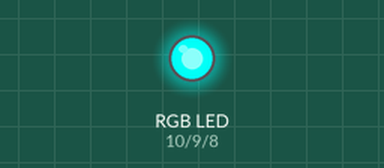
Simulated run of this sketch. Board: Arduino Uno, built with avr-gcc and run on an emulated ATmega328P. Parts: an RGB LED mixed from three pins (HIGH = lit).

Above: at 0.05 s.
At 0.5 s:
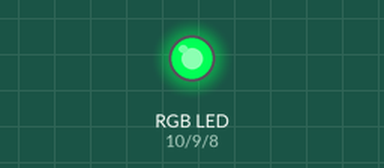
At 1.0 s:
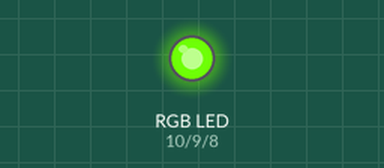
At 1.95 s:
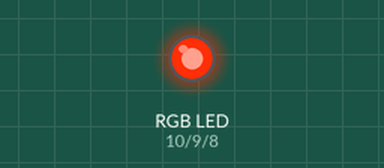
At 2.9 s:
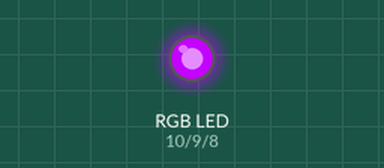
At 3.9 s:
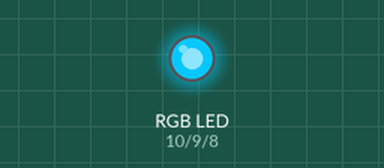
Timing chart, 0 to 5.3 s (numbered marks = the images above):
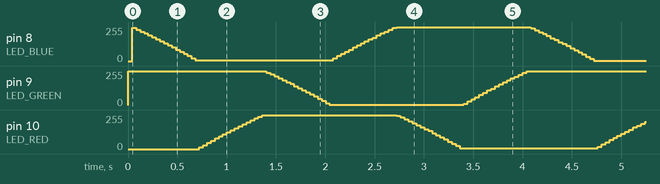

The sketch:

colorLED.ino
```cpp
// (licence header left out)
#include <avr/io.h>
#include <util/delay.h>

/* LED RBG pins */
#define  LED_RED   PB2
#define LED_GREEN PB1
#define LED_BLUE  PB0

/* Rainbow settings */
#define MAX   (512)
#define STEP    (1)

/* Fading states */
#define REDtoYELLOW (0)
#define YELLOWtoGREEN (1)
#define GREENtoCYAN (2)
#define CYANtoBLUE  (3)
#define BLUEtoVIOLET  (4)
#define VIOLETtoRED (5)

/* Global variables */
uint16_t red = MAX;
uint16_t green = 0;
uint16_t blue = 0;
uint16_t state = 0;

void
rainbow(int n)
{

  switch (state) {
  case REDtoYELLOW: green += n; break;
  case YELLOWtoGREEN: red -= n; break;
  case GREENtoCYAN: blue += n; break;
  case CYANtoBLUE: green -= n; break;
  case BLUEtoVIOLET: red += n; break;
  case VIOLETtoRED: blue -= n; break;
  default: break;
  }

  if (red >= MAX || green >= MAX || blue >= MAX || red <= 0 || green <= 0 || blue <= 0) {
    state = (state + 1) % 6; // Finished fading a color so move on to the next
  }
}


int
main(void)
{
  uint16_t i = 0;

  /* --- setup --- */
  DDRB = 0b00000111;
  PORTB = 0b00000111;

  /* --- loop --- */
        while (1) {

    /* Rainbow algorithm */

    if (i < red) {
      PORTB &= ~(1 << LED_RED);
    } else {
      PORTB |= 1 << LED_RED;
    }

    if (i < green) {
      PORTB &= ~(1 << LED_GREEN);
    } else {
      PORTB |= 1 << LED_GREEN;
    }

    if (i < blue) {
      PORTB &= ~(1 << LED_BLUE);
    } else {
      PORTB |= 1 << LED_BLUE;
    }

    if (i >= MAX) {
      rainbow(STEP);
      i = 0;
    }

    i++;
  }

  return (0);
}
```
